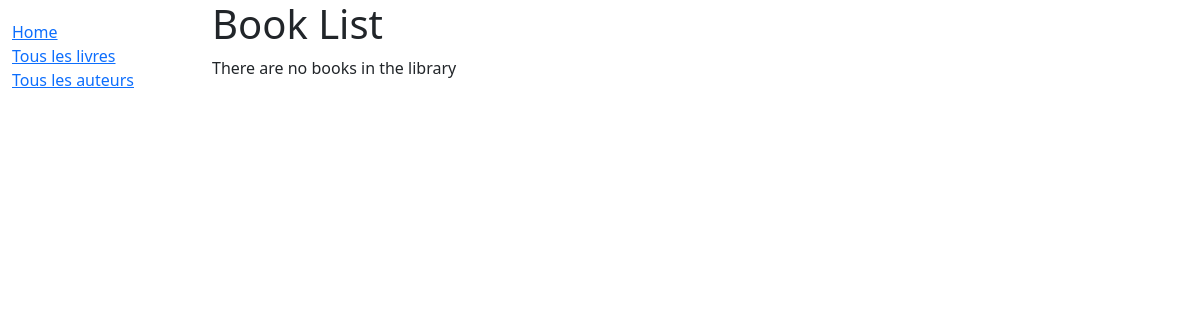
/catalog/books/, run on an earlier commit of the app's database.
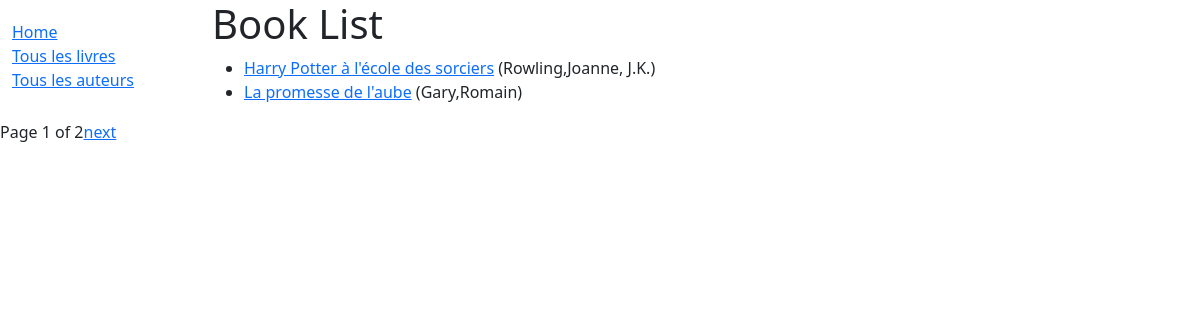
And on a later commit of the database.
### catalog/models.py (models this page shows, shortened)
class Book(models.Model):
    title=models.CharField(max_length=200)
    author=models.ForeignKey('Author',on_delete=models.SET_NULL,null=True)
    summary=models.TextField(max_length=1000,help_text='Enter a brief description of the book')
    isbn=models.CharField('ISBN',max_length=13,help_text='13 Characters <a href="https://www.isbn-international.org/content/what-isbn">ISBN number</a>')
    genre=models.ManyToManyField(Genre,help_text='Select a genre for this book')
    language=models.ForeignKey(Language,on_delete=models.SET_NULL, null=True)
    class Meta:
        ordering=['title','author']
    def display_genre(self):
        """Create a string for the Genre.this is required to display genre in Admin."""
        return ','.join(genre.name for genre in self.genre.all()[:3])
    display_genre.short_description='Genre'
    def get_absolute_url(self):
        return reverse('book-detail',args=[str(self.id)])

class Author(models.Model):
    first_name=models.CharField(max_length=100)
    last_name=models.CharField(max_length=100)
    date_of_birth=models.DateField(null=True,blank=True)
    date_of_death=models.DateField('Died',null=True,blank=True)
    class Meta:
        ordering=['last_name','first_name']
    def __str__(self):
        return f'{self.last_name},{self.first_name}'

### catalog/views.py (the view)
# urls.py: path('books/',views.BookListView.as_view(),name='books'),
class BookListView(generic.ListView):
    model=Book
    paginate_by=2

### catalog/templates/catalog/book_list.html
{% extends "base_generic.html" %}
{% block content %}
<h1>Book List</h1>
{% if book_list %}
<ul>
    {% for book in book_list %}
    <li>
        <a href="{{book.get_absolute_url}}">{{book.title}}</a>
        ({{book.author}})
    </li>
    {% endfor %}
</ul>
{% else %}
<p>There are no books in the library</p>
{% endif %}
{% endblock %}

### catalog/templates/base_generic.html (shortened to what this page needs)
<!DOCTYPE html>
<html lang="fr">
<head>
    <link href="https://cdn.jsdelivr.net/npm/bootstrap@5.3.2/dist/css/bootstrap.min.css" rel="stylesheet">
    {% load static %}
    <link rel="stylesheet" href="{% static 'css/styles.css' %}">
</head>
<body>
    <div class="container-fluid">
        <div class="row">
            <div class="col-sm-2">
                {% block sidebar %}
                <ul class="sidebar-nav">
                    <li><a href="{% url 'index' %}">Home</a></li>
                    <li><a href="{% url 'books' %}">Tous les livres</a></li>
                    <li><a href="{% url 'authors' %}">Tous les auteurs</a></li>
                </ul>
                {% endblock %}
            </div>
            <div class="col-sm-10">
                {% block content %}{% endblock %}
            </div>
            {% block pagination %}
                {% if is_paginated %}
                <div class="pagination">
                    <span class="page-current">
                        Page {{page_obj.number}} of {{page_obj.paginator.num_pages}}
                    </span>
                    <span>
                    {% if page_obj.has_next %}
                    <a href="{{request.path}}?page={{page_obj.next_page_number}}">next</a>
                    {% endif %}
                    </span>
                </div>
                {% endif %}
                {% endblock %}
        </div>
    </div>
</body>
</html>

### catalog/static/css/styles.css (style rules this page uses)
.sidebar-nav { margin-top: 20px; padding:0; list-style: none; }

What changed in the data, as far as the page shows it:
added Book: title "Harry Potter à l'école des sorciers", author "Rowling,Joanne, J.K."
added Book: title "La promesse de l'aube", author "Gary,Romain"
Also different on the page:
{{ page_obj.number }}: (not shown) → "1"
{{ page_obj.paginator.num_pages }}: (not shown) → "2"
text no longer shown: "There are no books in the library"
text now shown: "Page of next"
